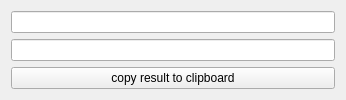
<?xml version="1.0" encoding="UTF-8"?>
<ui version="4.0">
 <class>Widget</class>
 <widget class="QWidget" name="Widget">
  <property name="geometry">
   <rect>
    <x>0</x>
    <y>0</y>
    <width>346</width>
    <height>93</height>
   </rect>
  </property>
  <property name="windowTitle">
   <string>Widget</string>
  </property>
  <layout class="QVBoxLayout" name="verticalLayout">
   <item>
    <widget class="QLineEdit" name="lineEditInput"/>
   </item>
   <item>
    <widget class="QLineEdit" name="lineEditOutput">
     <property name="readOnly">
      <bool>true</bool>
     </property>
    </widget>
   </item>
   <item>
    <widget class="QPushButton" name="pushButton">
     <property name="text">
      <string>copy result to clipboard</string>
     </property>
    </widget>
   </item>
  </layout>
 </widget>
 <layoutdefault spacing="6" margin="11"/>
 <resources/>
 <connections/>
</ui>
